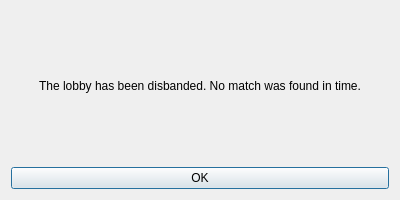
<?xml version="1.0" encoding="UTF-8"?>
<ui version="4.0">
 <class>NoMatchFoundDialog</class>
 <widget class="QDialog" name="NoMatchFoundDialog">
  <property name="geometry">
   <rect>
    <x>0</x>
    <y>0</y>
    <width>400</width>
    <height>200</height>
   </rect>
  </property>
  <property name="windowTitle">
   <string>No Match Found</string>
  </property>
  <layout class="QVBoxLayout" name="verticalLayout">
   <item>
    <widget class="QLabel" name="message_label">
     <property name="text">
      <string>The lobby has been disbanded. No match was found in time.</string>
     </property>
     <property name="alignment">
      <set>Qt::AlignCenter</set>
     </property>
     <property name="wordWrap">
      <bool>true</bool>
     </property>
    </widget>
   </item>
   <item>
    <widget class="QPushButton" name="ok_button">
     <property name="text">
      <string>OK</string>
     </property>
    </widget>
   </item>
  </layout>
 </widget>
 <resources/>
 <connections/>
</ui> 
